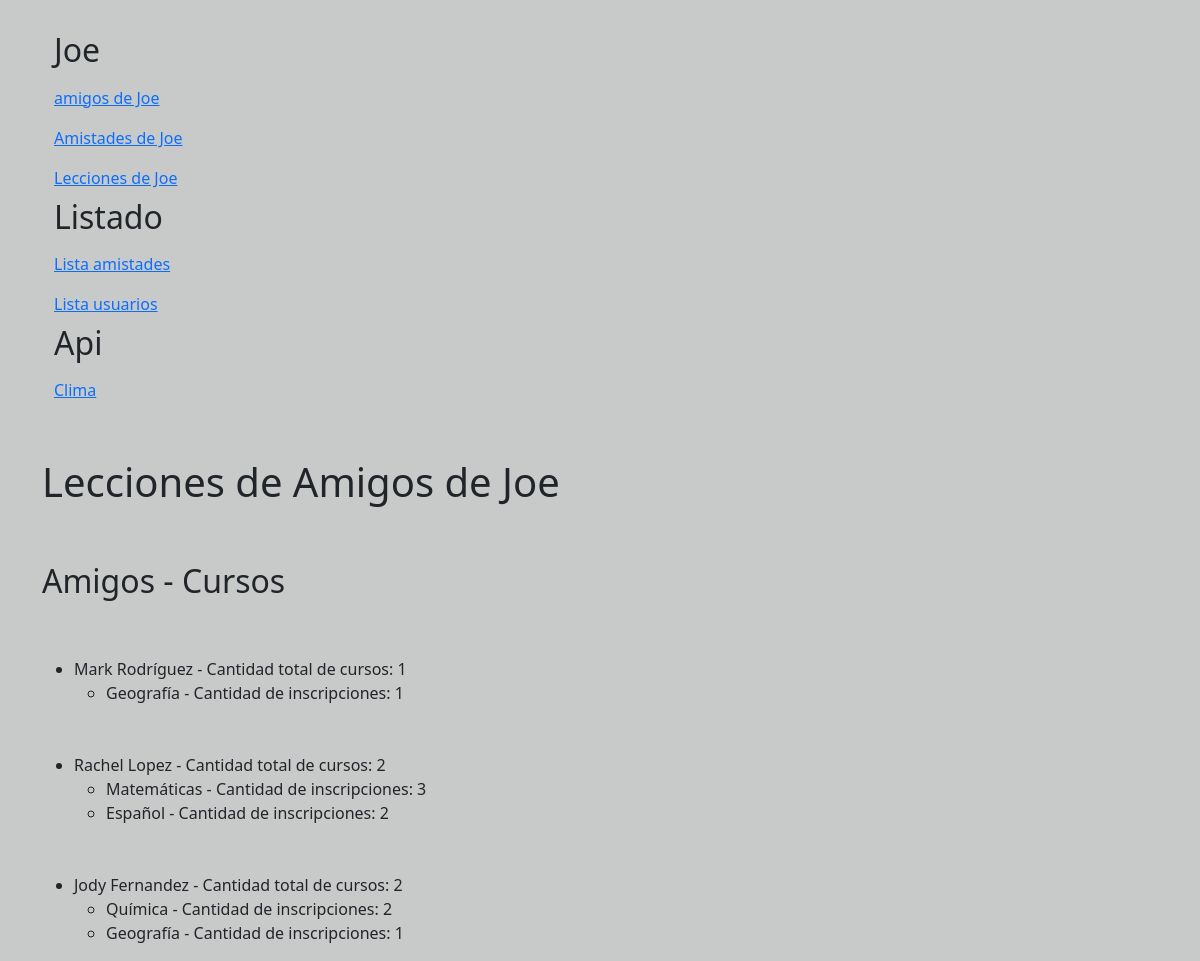
The app's page /perfil/ with its own data.
### aplicacion/models.py (models this page shows, shortened)
class Estudiante(models.Model):
    nombre = models.CharField(max_length=50, blank=False)
    apellido = models.CharField(max_length=50, blank=False)
    email = models.EmailField(blank=False)
    lecciones = models.ManyToManyField(Curso, related_name='estudiantes')
    amigos = models.ManyToManyField('self', blank=True)

class Curso(models.Model):
    nombre = models.CharField(max_length=50)
    comision = models.IntegerField()

### aplicacion/views.py (the view)
# urls.py: path('perfil/', perfil, name="perfil"),
def perfil(request):
    joe = Estudiante.objects.get(nombre='Joe')
    amigos = joe.amigos.all()
    cursos_amigos = {}
    for amigo in amigos:
        inscripciones_amigo = InscripcionLeccion.objects.filter(estudiante=amigo)
        for inscripcion in inscripciones_amigo:
            curso_nombre = inscripcion.curso.nombre
            if amigo not in cursos_amigos:
                cursos_amigos[amigo] = {'cursos': {curso_nombre: 1}, 'total_cursos': 1}
            else:
                if curso_nombre not in cursos_amigos[amigo]['cursos']:
                    cursos_amigos[amigo]['cursos'][curso_nombre] = 1
                    cursos_amigos[amigo]['total_cursos'] += 1
                else:
                    cursos_amigos[amigo]['cursos'][curso_nombre] += 1
    contexto = {'cursos_amigos': cursos_amigos}
    return render(request, "aplicacion/perfil.html", contexto)

### aplicacion/templates/aplicacion/perfil.html
{% extends 'aplicacion/home.html' %}
{% load static %}
{% block contenido %}
<body>
    <h1>Lecciones de Amigos de Joe</h1>
    <br><br>
    <h2>Amigos - Cursos </h2>
    <ul>
        {% for amigo, detalles_amigo in cursos_amigos.items %}
        <br><br>
            <li>{{ amigo.nombre }} {{ amigo.apellido }} - Cantidad total de cursos: {{ detalles_amigo.total_cursos }}</li>
            <ul>
                {% for curso, cantidad in detalles_amigo.cursos.items %}
                    <li>{{ curso }} - Cantidad de inscripciones: {{ cantidad }}</li>
                {% endfor %}
            </ul>
        {% endfor %}
    </ul>
</body>
{% endblock contenido %}

### aplicacion/static/aplicacion/css/styles.css (style rules this page uses)
body { background-color: rgb(200, 201, 201); display: flex; justify-content: center; align-items: center; width: 100%; height: 100%; flex-direction: column; }

### records on screen
Estudiante: nombre "Mark", apellido "Rodríguez", total_cursos "1", cursos "1"
Curso: cursos "Geografía" "Geografía"
Estudiante: nombre "Rachel", apellido "Lopez", total_cursos "2", cursos "3" "2"
Curso: cursos "Matemáticas"
Curso: cursos "Español"
Estudiante: nombre "Jody", apellido "Fernandez", total_cursos "2", cursos "2" "1"
Curso: cursos "Química"
